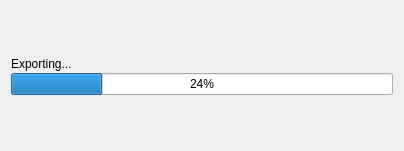
<?xml version="1.0" encoding="UTF-8"?>
<ui version="4.0">
 <class>ProgBarExport_dlg</class>
 <widget class="QDialog" name="ProgBarExport_dlg">
  <property name="geometry">
   <rect>
    <x>0</x>
    <y>0</y>
    <width>404</width>
    <height>151</height>
   </rect>
  </property>
  <property name="windowTitle">
   <string>Dialog</string>
  </property>
  <layout class="QVBoxLayout" name="verticalLayout">
   <property name="spacing">
    <number>2</number>
   </property>
   <item>
    <spacer name="verticalSpacer">
     <property name="orientation">
      <enum>Qt::Vertical</enum>
     </property>
     <property name="sizeHint" stdset="0">
      <size>
       <width>20</width>
       <height>40</height>
      </size>
     </property>
    </spacer>
   </item>
   <item>
    <widget class="QLabel" name="label_exporting">
     <property name="sizePolicy">
      <sizepolicy hsizetype="Preferred" vsizetype="Fixed">
       <horstretch>0</horstretch>
       <verstretch>0</verstretch>
      </sizepolicy>
     </property>
     <property name="text">
      <string>Exporting...</string>
     </property>
    </widget>
   </item>
   <item>
    <widget class="QProgressBar" name="progressBar">
     <property name="value">
      <number>24</number>
     </property>
    </widget>
   </item>
   <item>
    <spacer name="verticalSpacer_2">
     <property name="orientation">
      <enum>Qt::Vertical</enum>
     </property>
     <property name="sizeHint" stdset="0">
      <size>
       <width>20</width>
       <height>40</height>
      </size>
     </property>
    </spacer>
   </item>
  </layout>
 </widget>
 <resources/>
 <connections/>
</ui>
